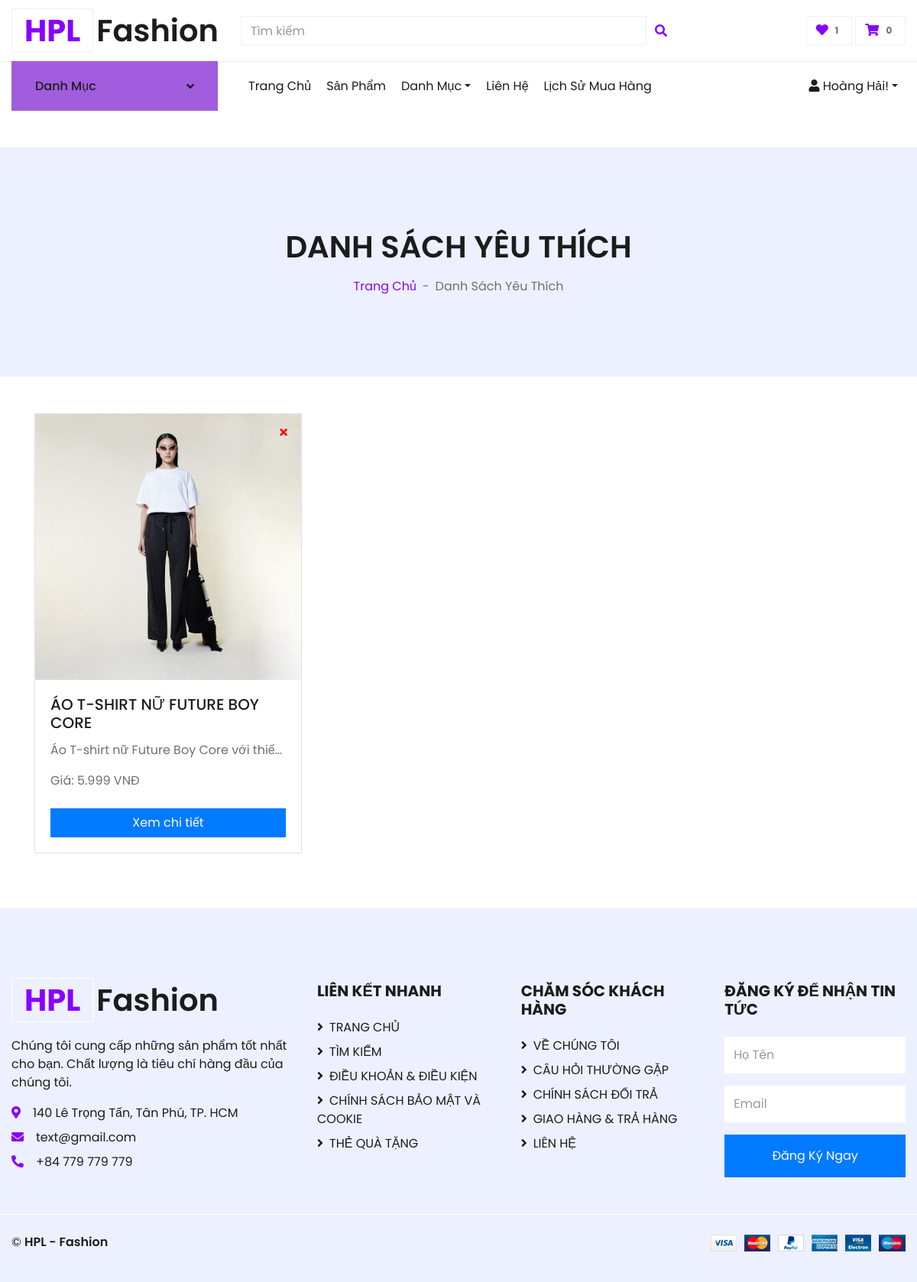
/views/favorites.php (signed in), run on an earlier commit of the app's database.
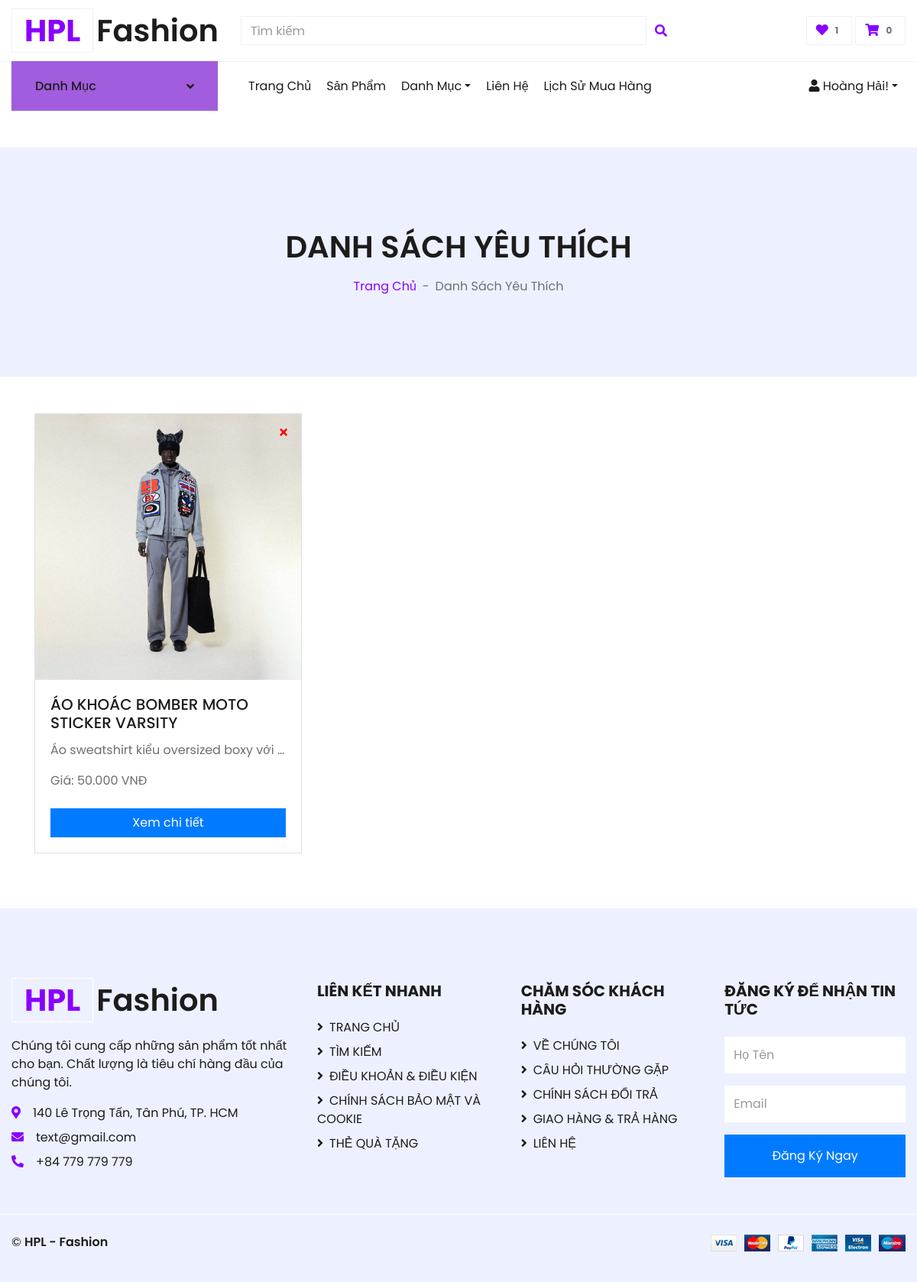
And on a later commit of the database.
### tables this page shows
CREATE TABLE `products` (
  `product_id` int NOT NULL,
  `product_name` varchar(255) NOT NULL,
  `price` int NOT NULL,
  `category_id` int DEFAULT NULL,
  `image` varchar(255) DEFAULT NULL,
  `image2` varchar(255) DEFAULT NULL,
  `image3` varchar(255) DEFAULT NULL,
  `description` varchar(255) DEFAULT NULL,
  `type` varchar(50) DEFAULT NULL,
  `size` text,
  `discount` int DEFAULT '0'
);

### views/favorites.php (the view, shortened to what this page needs)
<?php
$user_id = $_SESSION['user']['user_id'];
$conn = Database::getConnection();
$sql = "SELECT p.product_id, p.product_name AS name, p.description, p.price, p.image
        FROM favorites f
        JOIN products p ON f.product_id = p.product_id
        WHERE f.user_id = $user_id";
$result = $conn->query($sql);
$favorites = [];
if ($result->num_rows > 0) {
    while ($row = $result->fetch_assoc()) {
        $favorites[] = $row;
    }
}
?>
<!DOCTYPE html>
<html lang="vi">
<head>
    <link href="https://cdnjs.cloudflare.com/ajax/libs/font-awesome/5.10.0/css/all.min.css" rel="stylesheet">
    <link href="../css/style.css" rel="stylesheet">
</head>
<body>
    <?php include '../includes/header.php'; ?>
    <div class="container-fluid bg-secondary mb-5">
        <div class="d-flex flex-column align-items-center justify-content-center" style="min-height: 300px">
            <h1 class="font-weight-semi-bold text-uppercase mb-3">DANH SÁCH YÊU THÍCH</h1>
            <div class="d-inline-flex">
                <p class="m-0"><a href="../index.php">Trang Chủ</a></p>
                <p class="m-0 px-2">-</p>
                <p class="m-0">Danh Sách Yêu Thích</p>
            </div>
        </div>
    </div>
    <div class="container">
    <?php if (empty($favorites)): ?>
        <p class="text-center">Không có sản phẩm nào trong danh sách yêu thích.</p>
    <?php else: ?>
        <div class="row">
        <?php foreach ($favorites as $product): ?>
            <div class="col-md-4 d-flex align-items-stretch">
                <div class="card mb-4 d-flex flex-column position-relative">
                    <img src="<?= (substr($product['image'], 0, 4) == 'http') ? $product['image'] : '../assets/img_product/' . $product['image']; ?>" class="card-img-top" alt="<?= $product['name']; ?>">
                    <div class="card-body d-flex flex-column">
                        <h5 class="card-title"><?= $product['name']; ?></h5>
                        <p class="card-text text-truncate" style="max-height: 50px; overflow: hidden;"><?= $product['description']; ?></p>
                        <p class="card-text mt-auto">Giá: <?= number_format($product['price'], 0, ',', '.'); ?> VNĐ</p>
                        <a href="detail.php?id=<?= $product['product_id']; ?>" class="btn btn-primary mt-2">Xem chi tiết</a>
                    </div>
                    <form action="favorites.php" method="POST" class="position-absolute" style="top: 10px; right: 10px;" onsubmit="return confirm('Bạn có chắc chắn muốn xóa sản phẩm này khỏi danh sách yêu thích?');">
                        <button type="submit" class="btn btn-danger btn-sm" style="background-color: transparent; border: none; color: red;">
                            <i class="fas fa-times"></i>
                        </button>
                    </form>
                </div>
            </div>
        <?php endforeach; ?>
        </div>
    <?php endif; ?>
    </div>
    <?php include '../includes/footer.php'; ?>
</body>
</html>

What changed in the data, as far as the page shows it:
no longer on this page (row edited): products: image (picture), product_name "ÁO T-SHIRT NỮ FUTURE BOY CORE", description "Áo T-shirt nữ Future Boy Core với thiế…", price "5.999"
now on this page (row unchanged): products: image (picture), product_name "ÁO KHOÁC BOMBER MOTO STICKER VARSITY", description "Áo sweatshirt kiểu oversized boxy với…", price "50.000"
